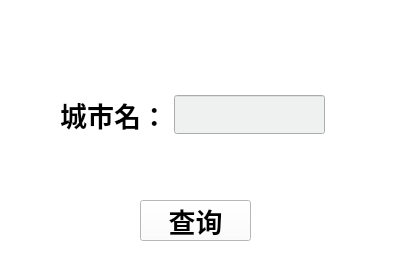
<?xml version="1.0" encoding="UTF-8"?>
<ui version="4.0">
 <class>SearchWindow</class>
 <widget class="QWidget" name="SearchWindow">
  <property name="geometry">
   <rect>
    <x>0</x>
    <y>0</y>
    <width>400</width>
    <height>275</height>
   </rect>
  </property>
  <property name="windowTitle">
   <string>Form</string>
  </property>
  <property name="styleSheet">
   <string notr="true">
color: rgb(0, 0, 0);
background-color: rgb(255, 255, 255);</string>
  </property>
  <widget class="QPushButton" name="searchBtn">
   <property name="geometry">
    <rect>
     <x>140</x>
     <y>200</y>
     <width>111</width>
     <height>41</height>
    </rect>
   </property>
   <property name="font">
    <font>
     <pointsize>20</pointsize>
     <bold>true</bold>
    </font>
   </property>
   <property name="text">
    <string>查询</string>
   </property>
  </widget>
  <widget class="QWidget" name="widget_2" native="true">
   <property name="geometry">
    <rect>
     <x>60</x>
     <y>90</y>
     <width>265</width>
     <height>49</height>
    </rect>
   </property>
   <layout class="QHBoxLayout" name="horizontalLayout">
    <item>
     <widget class="QLabel" name="CityLable">
      <property name="font">
       <font>
        <pointsize>20</pointsize>
        <bold>true</bold>
       </font>
      </property>
      <property name="text">
       <string>城市名：</string>
      </property>
      <property name="alignment">
       <set>Qt::AlignCenter</set>
      </property>
     </widget>
    </item>
    <item>
     <widget class="QLineEdit" name="targetEdit">
      <property name="font">
       <font>
        <pointsize>20</pointsize>
        <bold>false</bold>
       </font>
      </property>
      <property name="styleSheet">
       <string notr="true">background-color: rgb(239, 241, 241);</string>
      </property>
     </widget>
    </item>
   </layout>
  </widget>
 </widget>
 <resources/>
 <connections/>
</ui>
